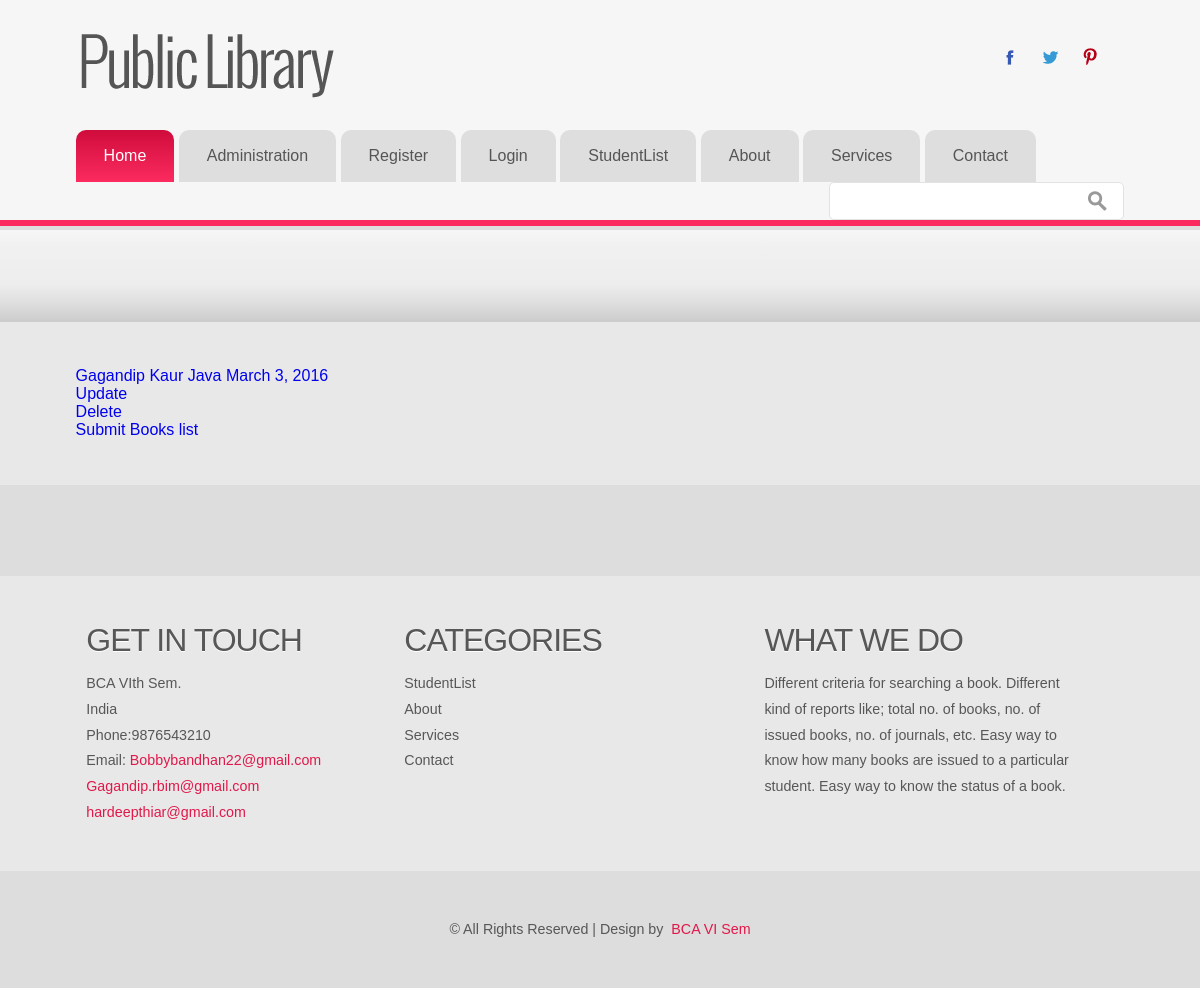
Page /return/ on the earlier database version.
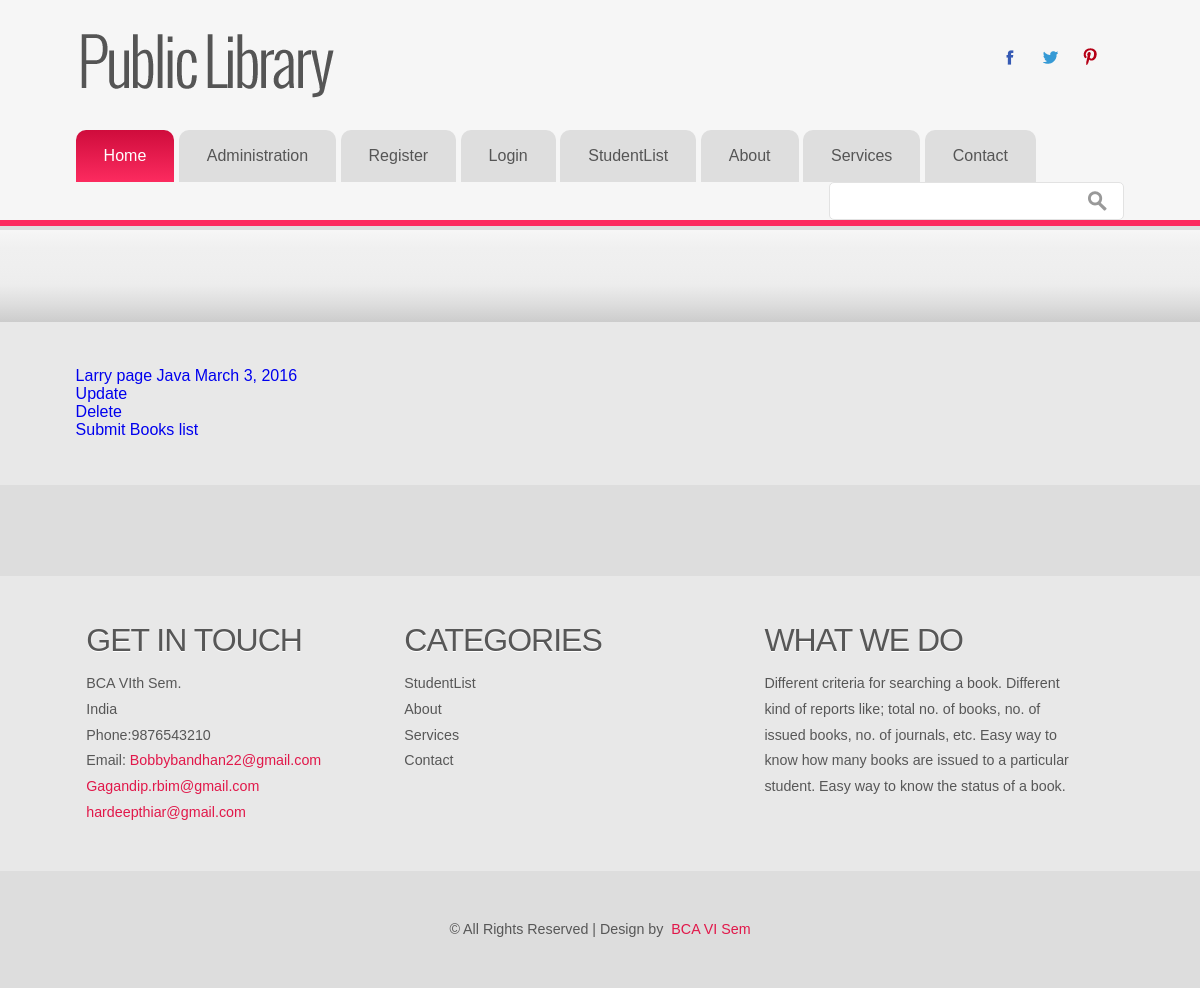
Same page on the later database version.
### libsys/models.py (models this page shows, shortened)
class Return(models.Model):
	regno = models.ForeignKey(Student)
	accno = models.ForeignKey(Book)
	date_of_return = models.DateField()

class Student(models.Model):
	name = models.CharField(max_length=50)
	regno = models.IntegerField()
	date_of_issue = models.DateField()
	address = models.TextField()
	course = models.CharField(
		max_length=10,
		choices = (
			('BCA', 'BCA'),
			('BBA', 'BBA'),
			('MBA', 'MBA'),
			('B.Com', 'B.Com')
		)
	)
	accno = models.ForeignKey(Book)
	gender = models.CharField(
		max_length=1,
		choices = (
			('M', 'Male'),
			('F', 'Female')
		)
	)
	def __str__(self):
		return self.name

class Book(models.Model):
	accno = models.IntegerField(primary_key=True)
	author = models.CharField(max_length=50)
	title = models.CharField(max_length=50)
	publication = models.CharField(max_length=50)
	edition = models.CharField(max_length=50)
	no_of_copies = models.IntegerField()
	volume = models.CharField(max_length=50)
	date_purchase = models.DateField()
	price = models.FloatField()
	status = models.CharField(max_length=50)
	def __str__(self):
		return self.title

### libsys/views.py (the view)
# urls.py: url(r'^return/$', views.Return1.as_view(), name='return'),
class Return1(ListView):
	template_name = "libsys/return.html"
	model=Return

### libsys/templates/libsys/return.html
{% extends 'libsys/LLLL.html' %}
{% block content %}
	{% for Return in object_list %}
	<div class="col-md-12">
		<a href="{% url 'return_detail' Return.pk %}">
			{{ Return.regno }}
			{{ Return.accno }}
			{{ Return.date_of_return }}
		</a>
	</div>
	<div class="col-md-12">
		<a href="{% url 'return_update' Return.pk %}">
			Update
		</a>
	</div>
	<div class="col-md-12">
		<a href="{% url 'return_delete' Return.pk %}">
			Delete
		</a>
	</div>
	<div class="col-md-12">
		<a href="{% url 'return_create' %}">
			Submit Books list
		</a>
	</div>
	{% endfor %}
{% endblock %}

Differences in the rows shown:
removed Return: regno "Gagandip Kaur", accno "Java", date_of_return "March 3, 2016"
added Return: regno "Larry page", accno "Java", date_of_return "March 3, 2016"
